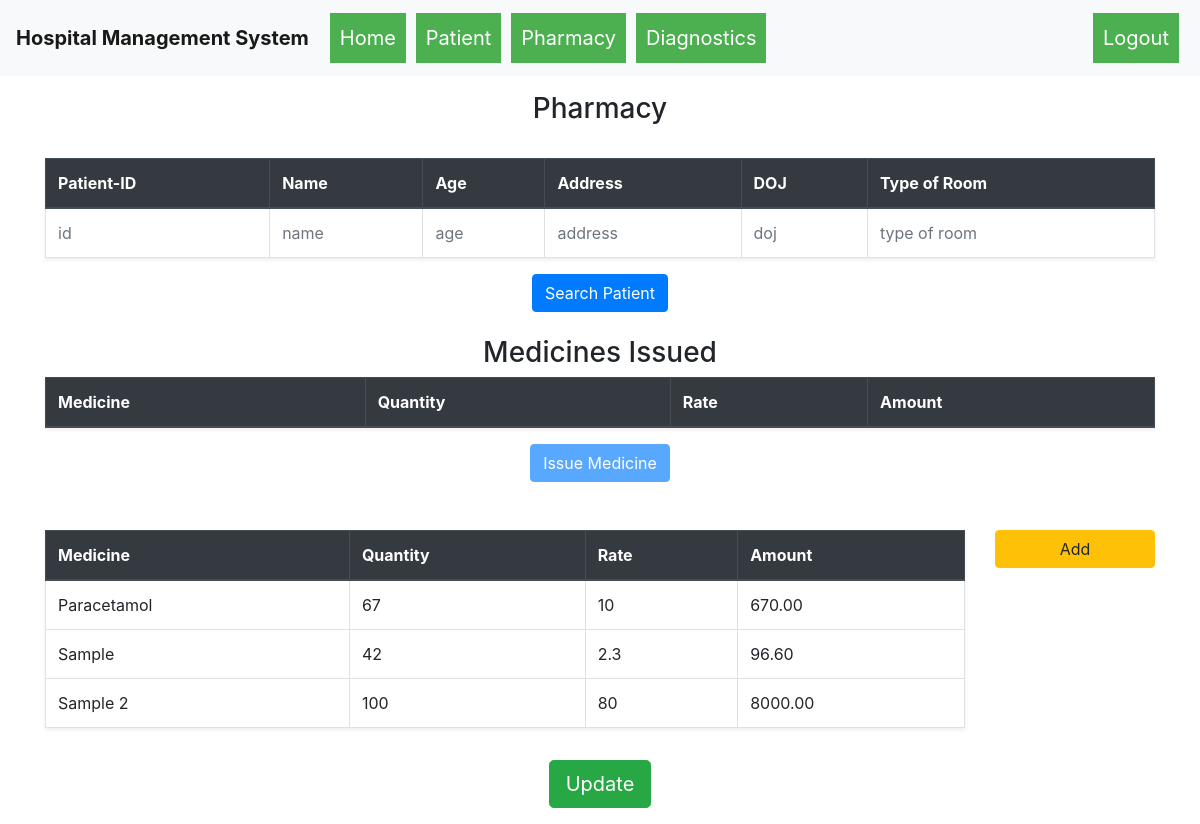
Before: /issue_medicines (signed in) with the older database file.
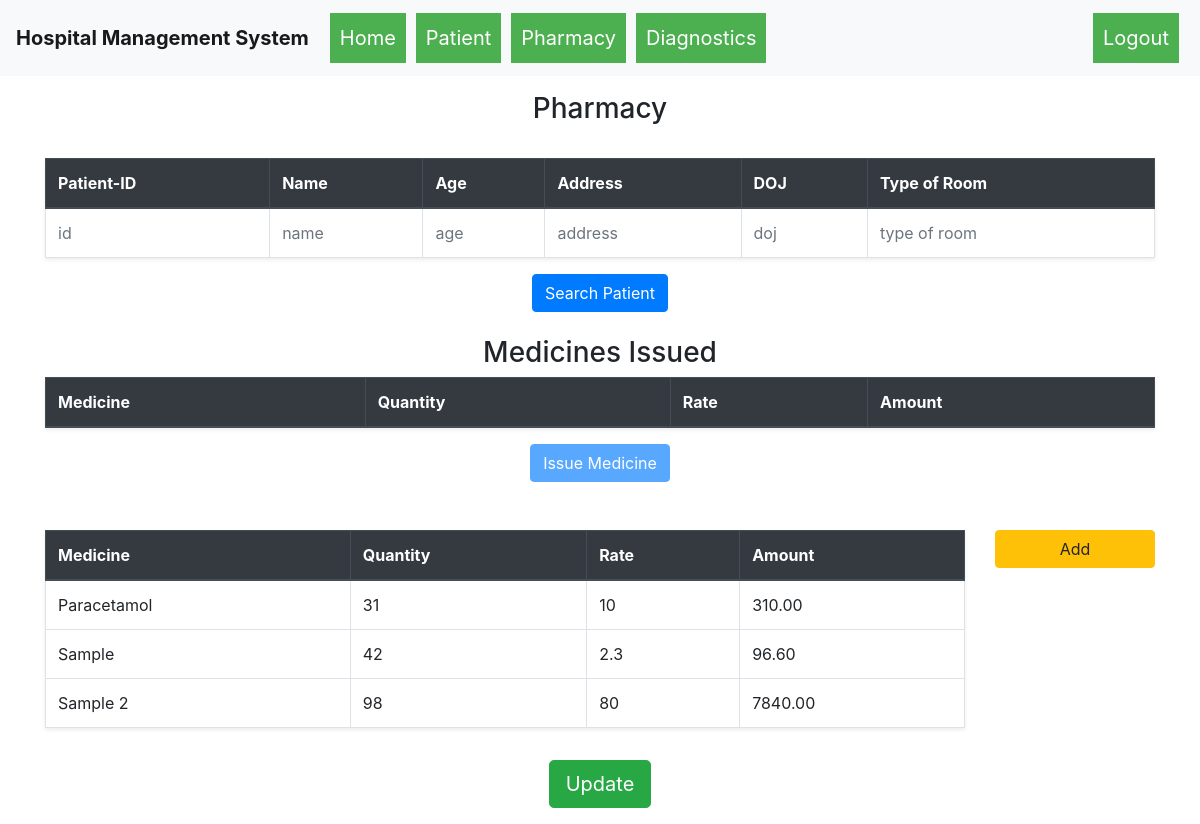
After: the same page with the newer database file.
### hospital_management_system/models.py (models this page shows)
class Medicines(db.Model):
    __table_args__ = {'sqlite_autoincrement': True}
    id = db.Column(db.Integer, primary_key=True)
    name = db.Column(db.String(80), nullable=False)
    quantity_available = db.Column(db.Integer, nullable=False)
    rate = db.Column(db.Integer, nullable=False)

### hospital_management_system/routes.py (the view, shortened to what this page needs)
@app.route("/issue_medicines", methods=["GET","POST"])
def issue_medicines():
    data = {}
    if not session.get("username"):
        return redirect("/login")
    meds = Medicines.query.all()
    med_is = ""
    if "pid" in request.args.keys():
        p_id = request.args.get("pid")
        patient = Patient.query.filter_by(id=p_id).first()
        if patient:
            med_is = MedicinesIssued.query.filter_by(p_id=p_id)
            flash("Patient Found Successfully!")
            data["found"] = True
        else:
            patient = ["id", "name", "age", "address", "doj", "type of room"]
            flash("Patient With this Id not found!!")
    else:
        patient = ["id", "name", "age", "address", "doj", "type of room"]
    return render_template("issueMedicines.html", meds=meds, patient=patient, med_is=med_is, data=data)

### hospital_management_system/templates/issueMedicines.html (shortened to what this page needs)
{% extends 'base.html' %}
{% block body %}
    <div class="container">
        <div class="row">
            <div class="col-md-12">
                    <h3 class="text-center mt-3"> Pharmacy </h3>
                    <br>
                    <table class="table table-bordered shadow-sm">
                        <thead class="thead-dark">
                            <tr>
                                <th>Patient-ID</th>
                                <th>Name</th>
                                <th>Age</th>
                                <th>Address</th>
                                <th>DOJ</th>
                                <th>Type of Room</th>
                            </tr>
                        </thead>
                        <tbody>
                                <tr>
                                    {% if patient.0 == 'id' %}
                                        <td class="text-muted">{{patient.0}}</td>
                                        <td class="text-muted">{{patient.1}}</td>
                                        <td class="text-muted">{{patient.2}}</td>
                                        <td class="text-muted">{{patient.3}}</td>
                                        <td class="text-muted">{{patient.4}}</td>
                                        <td class="text-muted">{{patient.5}}</td>
                                    {% endif %}
                                </tr>
                        </tbody>
                        </table>
                        <div class="text-center">
                    <button type="button" class="btn btn-primary" data-toggle="modal" data-target="#patient">
                        Search Patient
                    </button>
                </div>
                    <h3 class="text-center">Medicines Issued</h3>
                    <table class="table table-bordered shadow-sm">
                        <thead class="thead-dark">
                            <tr>
                                <th>Medicine</th>
                                <th>Quantity</th>
                                <th>Rate</th>
                                <th>Amount</th>
                            </tr>
                        </thead>
                        </table>
                        <div class="text-center">
                            {% if data["found"] %}
                            <button type="button" class="btn btn-primary" data-toggle="modal" data-target="#issue">
                                Issue Medicine
                            </button>
                            {% else %}
                            <button disabled type="button" class="btn btn-primary" data-toggle="modal" data-target="#issue">
                                Issue Medicine
                            </button>
                            {% endif %}
                        </div>
                        <br>
                        <br>
                <div class="row">
                    <div class="col-md-10">
                        <table class="table table-bordered shadow-sm">
                            <thead class="thead-dark">
                                <tr>
                                    <th>Medicine</th>
                                    <th>Quantity</th>
                                    <th>Rate</th>
                                    <th>Amount</th>
                                </tr>
                            </thead>
                            <tbody>
                                {% for i in meds %}
                                    <tr>
                                        <td>{{i.name|title}}</td>
                                        <td>{{i.quantity_available}}</td>
                                        <td>{{i.rate}}</td>
                                        <td>{{ '%0.2f' | format(i.rate * i.quantity_available|float)}}</td>
                                    </tr>
                                {% endfor %}
                            </tbody>
                        </table>
                    </div>
                    <div class="col-md-2 align-middle">
                    <button type="button" class="btn btn-warning btn-block" data-toggle="modal" data-target="#add">
                        Add
                    </button>
                    </div>
                </div>
                    <div class="text-center my-3">
                        <form action="" method="POST">
                            <button type="submit" class="btn btn-success btn-lg" name="update">Update</button>
                        </form>
                    </div>
            </div>
        </div>
    </div>
{% endblock %}

### hospital_management_system/templates/base.html (shortened to what this page needs)
<!DOCTYPE html>
<html lang="en">
<head>
    <link rel="stylesheet" href="{{ url_for('static',filename='css/bootstrap.min.css') }}">
    <link rel="stylesheet" href="{{ url_for('static', filename='css/dropdown.css') }}">
</head>
<body>
    {% include 'header.html' %}
    {% block body %}
    {% endblock %}
</body>
</html>

### hospital_management_system/templates/header.html (shortened to what this page needs)
<nav class="navbar navbar-expand-lg navbar-light bg-light">
    <a class="navbar-brand font-weight-bolder" href="{{url_for('home')}}">Hospital Management System</a>
    <div class="collapse navbar-collapse" id="navbarNav">
      <ul class="navbar-nav mr-auto">
        {% if Login %}
        {% else %}
        <div class="dropdown">
          <a href="{{url_for('home')}}"><button style="padding: 10px; margin: 5px;" class="dropbtn">Home</button>
        </div></a>
        <div class="dropdown">
          <a href="{{url_for('patient_list')}}"><button style="padding: 10px; margin: 5px;" class="dropbtn">Patient</button></a>
        </div>
        <div class="dropdown">
          <button style="padding: 10px; margin: 5px;" class="dropbtn">Pharmacy</button>
        </div>
        <div class="dropdown">
          <button style="padding: 10px; margin: 5px;" class="dropbtn">Diagnostics</button>
        </div>
        {% endif %}
      </ul>
      <ul class="navbar-nav ml-auto">
        {% if Login %}
        {% else %}
        <div class="dropdown">
          <a href="{{url_for('logout')}}"><button style="padding: 10px; margin: 5px;" class="dropbtn">Logout</button>
        </div></a>
        {% endif %}
      </ul>
    </div>
  </nav>

### hospital_management_system/static/css/dropdown.css (style rules this page uses)
.dropbtn { background-color: #4CAF50; color: white; padding: 20px; font-size: 20px; border: none; }
.dropdown { position: relative; display: inline-block; }

Changed rows visible on the page:
changed Medicines "Paracetamol": quantity_available "67" → "31"; i.rate*i.quantity_available|float "670.00" → "310.00"
changed Medicines "Sample 2": quantity_available "100" → "98"; i.rate*i.quantity_available|float "8000.00" → "7840.00"
